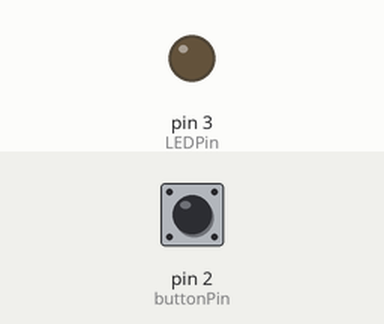
Bench run of a sketch on a simulated Arduino Uno, built with avr-gcc and run on an emulated ATmega328P. On the bench: output pins drawn as LEDs (lit = HIGH). The test bench sets the inputs (shaded band); at power-on: pin 2 (buttonPin) HIGH.

Above: at 1.2 s.
1.3 s: pin 2 (buttonPin) pulled LOW for 0.15 s
At 2.1 s:
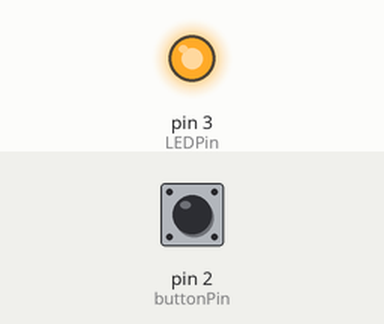
2.9 s: pin 2 (buttonPin) pulled LOW for 1 s
At 3.4 s:
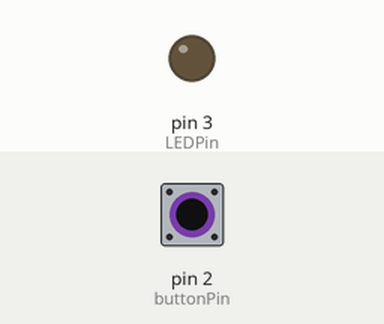
5.4 s: pin 2 (buttonPin) pulled LOW for 3.2 s
At 6.5 s:
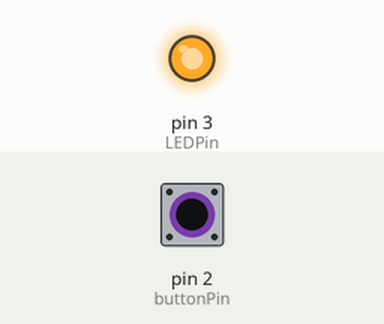
Timing chart, 0 to 8.4 s (numbered marks = the images above; inputs shaded):
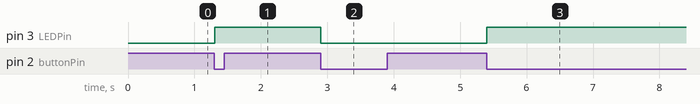

Measured:
- after the input at 1.3 s, pin 3 (LEDPin): LOW → HIGH at once
- after the input at 2.9 s, pin 3 (LEDPin): HIGH → LOW at once
- after the input at 5.4 s, pin 3 (LEDPin): LOW → HIGH at once

The sketch:

EX5-1.ino
```cpp
#define   LEDPin           3
#define   buttonPin        2
#define   maxDebounce   500
unsigned int  debounce = 0;
bool preState = false;
void setup() {
  pinMode(LEDPin, OUTPUT);
  digitalWrite(LEDPin, LOW);
  pinMode(buttonPin, INPUT_PULLUP);
}
void loop() {
  if (digitalRead(buttonPin) == LOW) {
    if (debounce > maxDebounce) {
      digitalWrite(LEDPin, !preState);
      preState = !preState;
      debounce = 0;
      while (digitalRead(buttonPin) == LOW);
    }
    else {
      debounce++;
    }
  }
}
```
